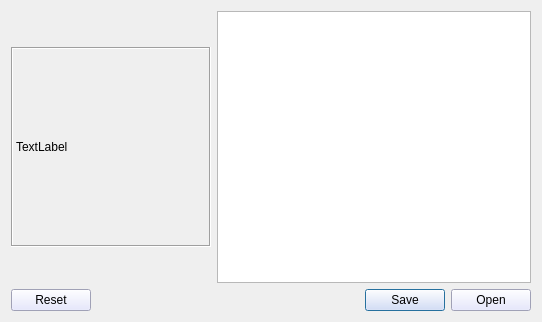
<?xml version="1.0" encoding="UTF-8"?>
<ui version="4.0">
 <class>Samsonov_Matafonov</class>
 <widget class="QWidget" name="Samsonov_Matafonov">
  <property name="geometry">
   <rect>
    <x>0</x>
    <y>0</y>
    <width>542</width>
    <height>322</height>
   </rect>
  </property>
  <property name="windowTitle">
   <string>Form</string>
  </property>
  <layout class="QGridLayout" name="gridLayout">
   <item row="0" column="0">
    <widget class="QLabel" name="label">
     <property name="minimumSize">
      <size>
       <width>200</width>
       <height>0</height>
      </size>
     </property>
     <property name="maximumSize">
      <size>
       <width>200</width>
       <height>200</height>
      </size>
     </property>
     <property name="frameShape">
      <enum>QFrame::Box</enum>
     </property>
     <property name="frameShadow">
      <enum>QFrame::Sunken</enum>
     </property>
     <property name="text">
      <string>TextLabel</string>
     </property>
    </widget>
   </item>
   <item row="0" column="1">
    <widget class="QTextEdit" name="textEdit">
     <property name="styleSheet">
      <string notr="true">font: 10pt &quot;xos4 Terminus&quot;;</string>
     </property>
    </widget>
   </item>
   <item row="1" column="0" colspan="2">
    <widget class="QDialogButtonBox" name="buttonBox">
     <property name="styleSheet">
      <string notr="true">background:rgb(224, 226, 255)</string>
     </property>
     <property name="standardButtons">
      <set>QDialogButtonBox::Open|QDialogButtonBox::Reset|QDialogButtonBox::Save</set>
     </property>
    </widget>
   </item>
  </layout>
 </widget>
 <resources/>
 <connections/>
</ui>
